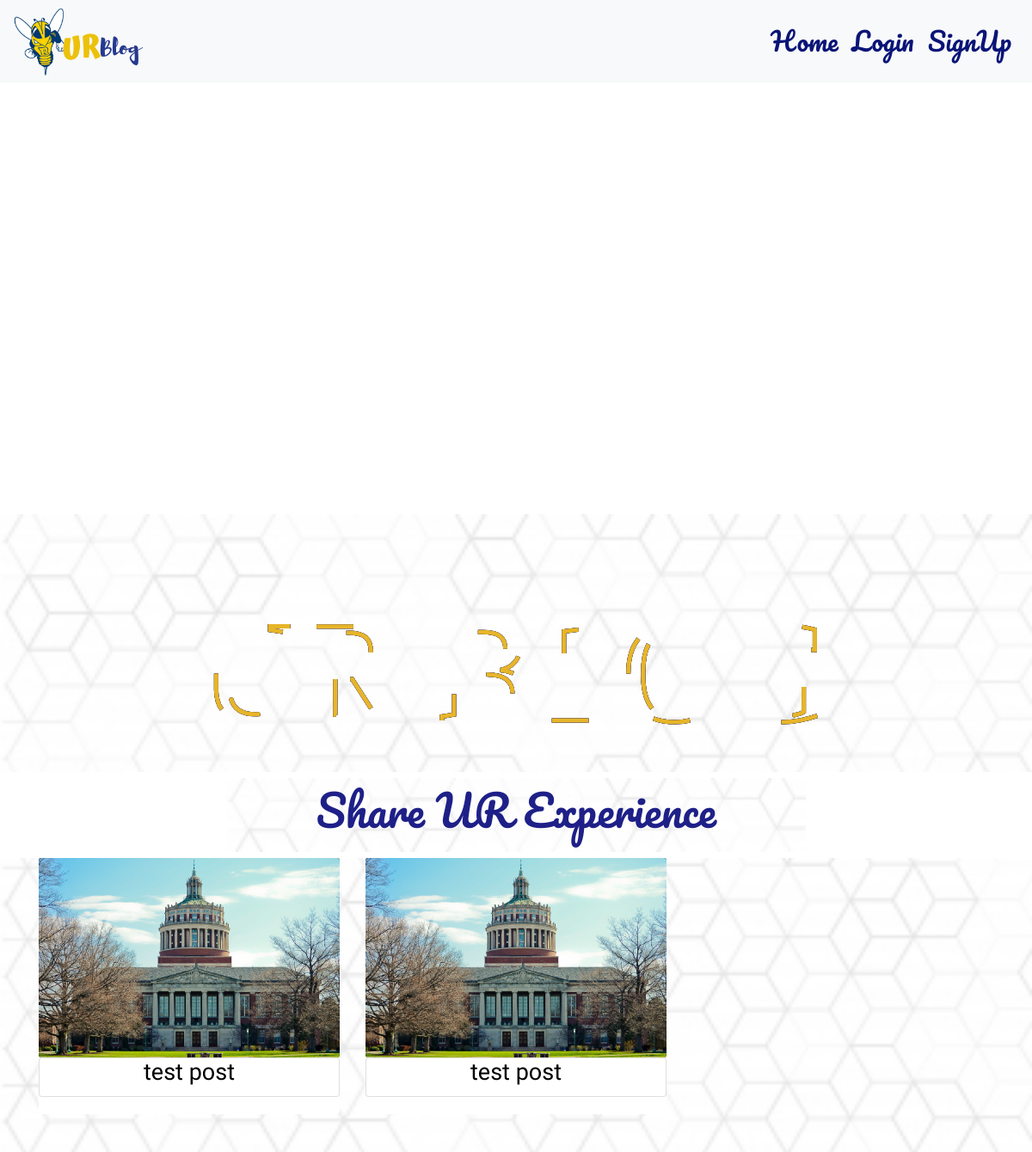
Before: / with the older database file.
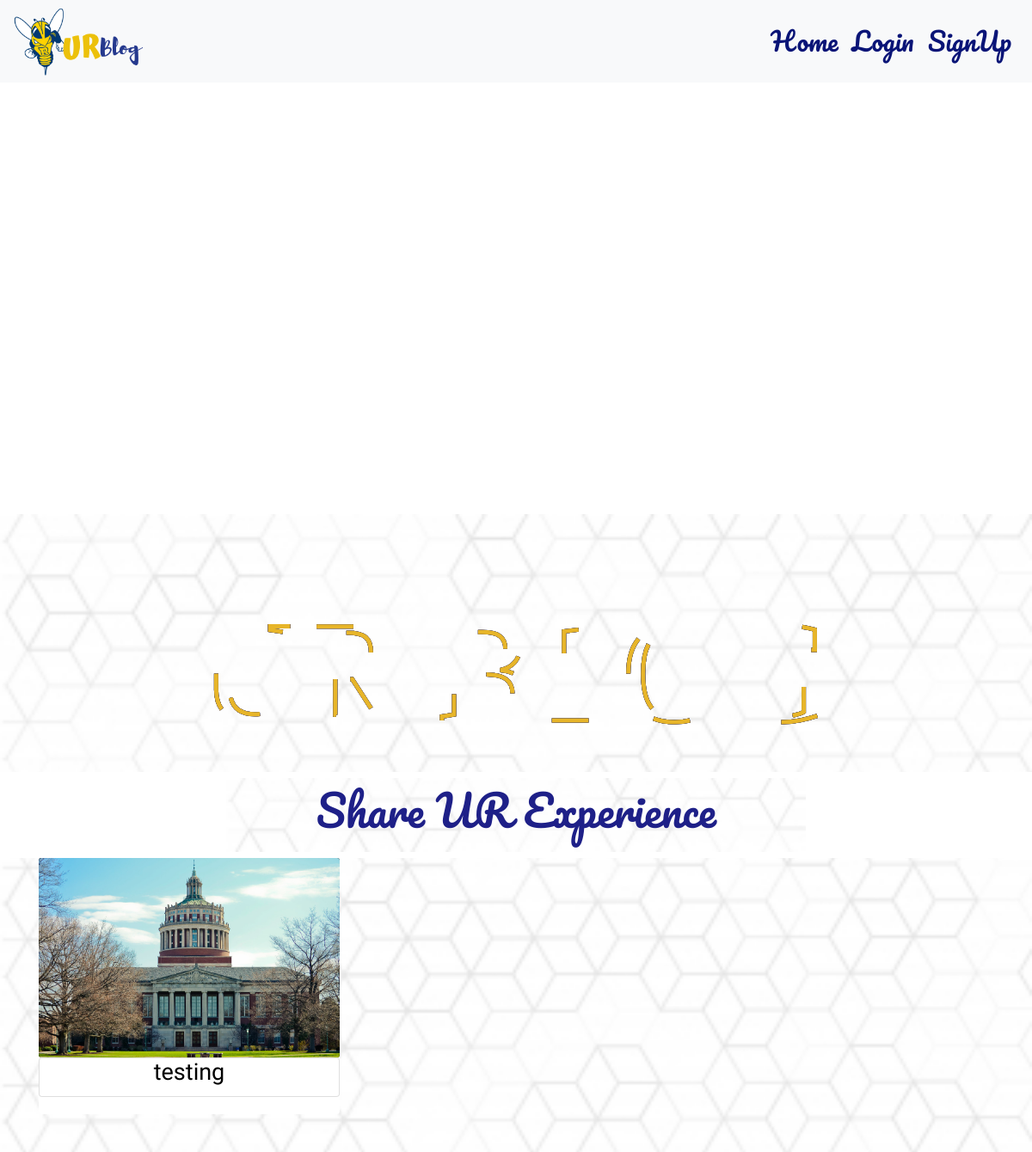
After: the same page with the newer database file.
### backend.py (models this page shows)
class Post(db.Model):
    __tablename__ = "Posts"
    id = db.Column(db.Integer, primary_key=True, autoincrement = True)
    title = db.Column(db.String(50), nullable = False)
    description = db.Column(db.String(128))
    time = db.Column(db.DateTime)
    picture = db.Column(db.String(50), nullable = True)
    user_id = db.Column(db.Integer, db.ForeignKey('Users.id'), nullable=False)
    comments = db.relationship('Comment', backref='post_of_comment', lazy=True)

### backend.py (the view)
@app.route('/')
def home():
    logged_in = checklogin()
    posts = Post.query.all()
    return render_template("Landing.html", logged_in=logged_in, posts=posts)

### backend.py (called while the page is built)
def checklogin():
    if current_user.is_authenticated:
        return True
    else:
        return False

### templates/Landing.html (shortened to what this page needs)
{%  extends "Header.html" %}
{% block content %}
<body >
    <ul class="slideshow">
      </ul>
   <div class = "back">
          {% if logged_in %}
            <a href="http://localhost:5000/create">
              <div class="box-1">
              <div class="btn btn-one">
              <span id="new">Share UR Experience</span>
              </div>
              </div>
            </a>
          {% else %}
            <a href="http://localhost:5000/login">
              <div class="box-1">
              <div class="btn btn-one">
              <span id="new">Share UR Experience</span>
              </div>
              </div>
            </a>
          {% endif %}
<div class = "container">
      <div class = "row text-center">
          {% for post in posts %}
          <div class ="col-md-4 col-sm-6">
              <div class = "card border-0">
                <a href="posts/{{post.id}}"> <img class ="card-img" src="/static/post_pictures/{{post.picture}}">
                  <div class = "card body">
                      <h4 class = "card-title" id = "text"> {{ post.title }} </h4>
                    </div>
                    <div class = "card-img-overlay text-center">
                </div>
                </a>
              </div>
            </div>
      {% endfor %}
    </div>
{% endblock %}

### templates/Header.html (shortened to what this page needs)
<!DOCTYPE html>
<html lang="en">
<head>
	<link rel="stylesheet" href="/static/mero.css">
	<link rel="stylesheet" href="https://stackpath.bootstrapcdn.com/bootstrap/4.3.1/css/bootstrap.min.css">
  <nav class="navbar navbar-light bg-light navbar-expand-md fixed-top">
    <a href="http://localhost:5000/"><img class="logo" src="/static/images/logo.png"></a>
    <div class="collapse navbar-collapse " id="forDisplay">
      <ul class="navbar-nav ml-auto">
        {% if logged_in %}
          <a class="nav-link" href="http://localhost:5000/">Home</a>
          <a class="nav-link" href="http://localhost:5000/logout">Logout</a>
          <a class="nav-link" href="http://localhost:5000/profile"><img class ="logo1" id="nav_img" src="/static/user_pictures/{{current_user.picture}}"></a>
        {% else %}
          <a class="nav-link" href="http://localhost:5000/">Home</a>
          <a class="nav-link" href="http://localhost:5000/login">Login</a>
          <a class="nav-link" href="http://localhost:5000/signup">SignUp</a>
        {% endif %}
      </ul>
    </div>
  </nav>
</head>
<br>
<br>
  {% block content %} {% endblock %}
</body>
<br>
</html>

### static/mero.css (style rules this page uses)
.back { background-image:url("images/home.jpg"); background-repeat:no-repeat; background-size:cover; }
#new { width: 100%; height: 100%; overflow: hidden; margin: 0; flex-direction: column; flex-wrap: wrap; font-family: 'Pacifico', cursive; font-size: 50px; display: block; color: #05077a; background-image:url("images/home.jpg"); background-size: 1000px 1000px; background-repeat: no-repeat; }
div[class*=box] { height: 30%; width: 100%; display: flex; justify-content: center; align-items: center; }
.box-1 { background-color: white; }
.btn { line-height: 100px; height: 100px; text-align: center; width: 700px; cursor: pointer; }
.btn-one { color: #000000; transition: all 0.3s; position: relative; }
.btn-one span { transition: all 0.3s; }
.btn-one::before { content: ''; position: absolute; bottom: 0; left: 0; width: 100%; height: 100%; z-index: 1; opacity: 0; transition: all 0.3s; border-top-width: 1px; border-bottom-width: 1px; border-top-style: solid; border-bottom-style: solid; border-top-color: #e7b529; border-bottom-color:#e7b529; transform: scale(0.1, 1); }
.btn-one::after { content: ''; position: absolute; bottom: 0; left: 0; width: 100%; height: 100%; z-index: 1; transition: all 0.3s; background-color: rgba(255,255,255,0.1); }
html, body { height: 80%; font-weight: 100; }
body { background: #030321; font-family: Arial; }
svg { display: block; font: 10.5em 'Montserrat'; height: 300px; margin: 0 auto; }
.card-img { width: 100%; height: 100%; background-color: black; background-size: cover; transition:all 0.3s ease-in-out; opacity:1; }
.card { margin-bottom: 20px !important; }
#text { font-family: 'Acme', sans-serif; font-size: 27px; color: black; }
.slideshow { position: relative; height: 550px; list-style: none; margin: 0; padding: 0; }
.logo { width: 150px; padding-top: -0x; }
.nav-link { padding-top:-100px; }
.navbar { font-family: 'Pacifico', cursive; display: block; font-size: 30px; }
.navbar .navbar-nav a { color: rgb(9, 20, 119) !important; }

Changed rows visible on the page:
removed Post: picture (placeholder picture), title "test post"
changed Post: title "test post" → "testing"
